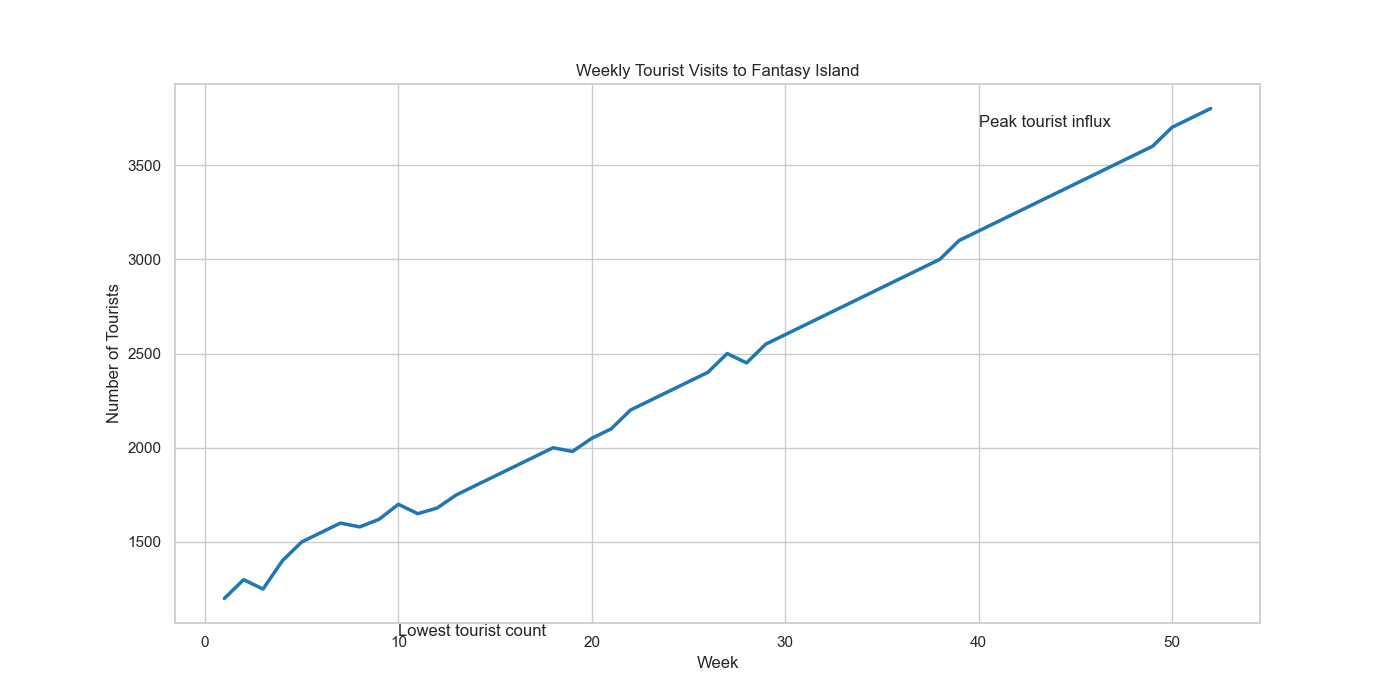

The script that drew this image:

import seaborn as sns
import pandas as pd
import matplotlib.pyplot as plt

data = {
    'Week': [i for i in range(1, 53)],
    'Number_of_Tourists': [
        1200, 1300, 1250, 1400, 1500, 1550, 1600, 1580, 1620, 1700, 1650, 1680, 1750, 1800, 1850, 1900, 1950, 2000, 1980, 2050, 2100, 2200, 2250, 2300, 2350, 2400, 2500, 2450, 2550, 2600, 2650, 2700, 2750, 2800, 2850, 2900, 2950, 3000, 3100, 3150, 3200, 3250, 3300, 3350, 3400, 3450, 3500, 3550, 3600, 3700, 3750, 3800
    ]
}

df = pd.DataFrame(data)

sns.set_theme(style="whitegrid")

plt.figure(figsize=(14, 7))
plot = sns.lineplot(x='Week', y='Number_of_Tourists', data=df, linewidth=2.5, color="#1f77b4")

plt.annotate('Peak tourist influx', 
             xy=(50, df.loc[49, 'Number_of_Tourists']), 
             xycoords='data',
             xytext=(40, 3700),
             textcoords='data',
             arrowprops=dict(arrowstyle="->", connectionstyle="arc3"))

plt.annotate('Lowest tourist count', 
             xy=(1, df.loc[0, 'Number_of_Tourists']), 
             xycoords='data',
             xytext=(10, 1000),
             textcoords='data',
             arrowprops=dict(arrowstyle="->", connectionstyle="arc3"))

plt.title('Weekly Tourist Visits to Fantasy Island')
plt.xlabel('Week')
plt.ylabel('Number of Tourists')

plt.show()
